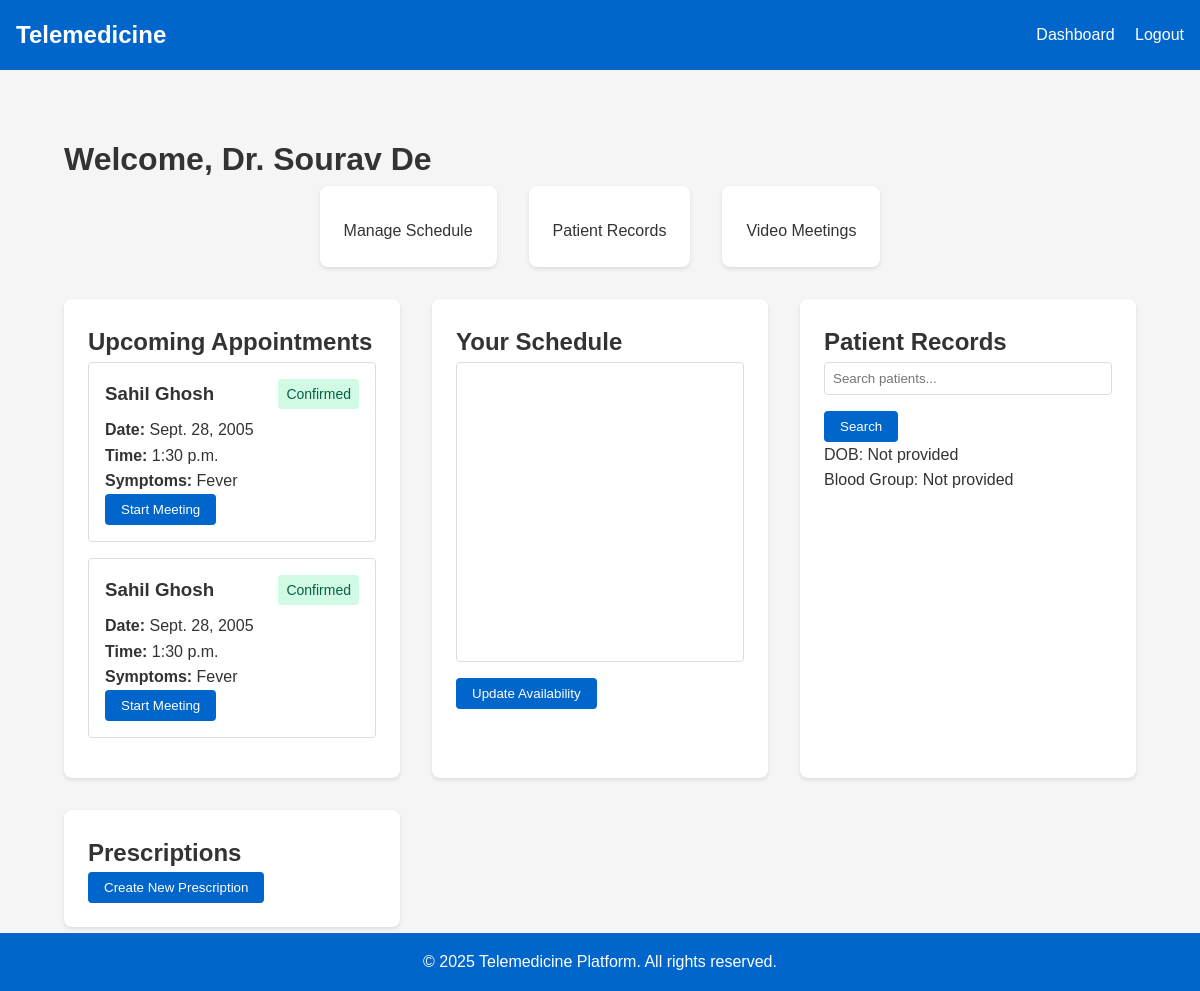
The app's page /doctor/dashboard/ (signed in) with its own data.
### core/models.py (models this page shows)
class User(AbstractUser):
    is_doctor = models.BooleanField(default=False)
    is_patient = models.BooleanField(default=True)
    phone_number = models.CharField(max_length=15, blank=True)
    address = models.TextField(blank=True)

class Appointment(models.Model):
    STATUS_CHOICES = [
        ('pending', 'Pending'),
        ('confirmed', 'Confirmed'),
        ('cancelled', 'Cancelled'),
        ('completed', 'Completed'),
    ]
    doctor = models.ForeignKey(Doctor, on_delete=models.CASCADE)
    patient = models.ForeignKey(Patient, on_delete=models.CASCADE)
    date = models.DateField()
    time = models.TimeField()
    status = models.CharField(max_length=20, choices=STATUS_CHOICES, default='pending')
    symptoms = models.TextField(blank=True)
    diagnosis = models.TextField(blank=True)
    prescription = models.TextField(blank=True)
    meeting_link = models.URLField(blank=True)

class Patient(models.Model):
    user = models.OneToOneField(User, on_delete=models.CASCADE)
    date_of_birth = models.DateField(null=True, blank=True)
    blood_group = models.CharField(max_length=5, blank=True)
    medical_history = models.TextField(blank=True)
    emergency_contact = models.CharField(max_length=15, blank=True)

### core/views.py (the view)
# urls.py: path("doctor/dashboard/", views.doctor_dashboard, name="doctor_dashboard"),
@login_required
def doctor_dashboard(request):
    if not request.user.is_doctor:
        messages.error(request, 'Access denied')
        return redirect('home')
    doctor = request.user.doctor
    appointments = Appointment.objects.filter(doctor=doctor)
    context = {
        'appointments': appointments,
    }
    return render(request, 'doctor_dashboard.html', context)

### core/templates/doctor_dashboard.html (shortened to what this page needs)
{% extends 'base.html' %}
{% block content %}
<div class="dashboard-container">
    <h1>Welcome, Dr. {{ user.get_full_name|default:user.username }}</h1>
    <div class="feature-links">
        <a href="{% url 'manage_schedule' %}" class="feature-link">
            <span>Manage Schedule</span>
        </a>
        <a href="{% url 'patient_records' %}" class="feature-link">
            <span>Patient Records</span>
        </a>
        <a href="{% url 'appointments' %}" class="feature-link">
            <span>Video Meetings</span>
        </a>
    </div>
    <div class="dashboard-grid">
        <div class="dashboard-card">
            <h2>Upcoming Appointments</h2>
            {% if appointments %}
                <div class="appointment-list">
                    {% for appointment in appointments %}
                        <div class="appointment-item">
                            <div class="appointment-header">
                                <h3>{{ appointment.patient.user.get_full_name|default:appointment.patient.user.username }}</h3>
                                <span class="status {{ appointment.status }}">{{ appointment.status|title }}</span>
                            </div>
                            <p><strong>Date:</strong> {{ appointment.date }}</p>
                            <p><strong>Time:</strong> {{ appointment.time }}</p>
                            <p><strong>Symptoms:</strong> {{ appointment.symptoms|truncatewords:20 }}</p>
                            {% if appointment.status == 'confirmed' %}
                                {% if appointment.meeting_link %}
                                    <a href="{{ appointment.meeting_link }}" class="btn btn-primary" target="_blank">Join Meeting</a>
                                {% else %}
                                    <button class="btn" onclick="startMeeting('{{ appointment.id }}')">Start Meeting</button>
                                {% endif %}
                            {% elif appointment.status == 'pending' %}
                                <div class="appointment-actions">
                                    <button class="btn btn-success" onclick="updateAppointmentStatus('{{ appointment.id }}', 'confirmed')">Accept</button>
                                    <button class="btn btn-danger" onclick="updateAppointmentStatus('{{ appointment.id }}', 'cancelled')">Decline</button>
                                </div>
                            {% endif %}
                        </div>
                    {% endfor %}
                </div>
            {% else %}
                <p>No upcoming appointments.</p>
            {% endif %}
        </div>
        <div class="dashboard-card">
            <h2>Your Schedule</h2>
            <div id="calendar">
            </div>
            <button class="btn" onclick="updateAvailability()">Update Availability</button>
        </div>
        <div class="dashboard-card">
            <h2>Patient Records</h2>
            <div class="patient-search">
                <input type="text" id="patient-search" placeholder="Search patients...">
                <button class="btn" onclick="searchPatients()">Search</button>
            </div>
            <div id="patient-records">
            </div>
        </div>
        <div class="dashboard-card">
            <h2>Prescriptions</h2>
            <button class="btn" onclick="createPrescription()">Create New Prescription</button>
        </div>
    </div>
</div>
{% endblock %}

### core/static/css/style.css (style rules this page uses)
:root { --primary-color: #0066cc; --secondary-color: #004c99; --background-color: #f5f5f5; --text-color: #333333; }
* { margin: 0; padding: 0; box-sizing: border-box; }
body { font-family: Arial, sans-serif; line-height: 1.6; background-color: var(--background-color); color: var(--text-color); }
.btn { display: inline-block; padding: 0.5rem 1rem; background-color: var(--primary-color); color: white; border: none; border-radius: 4px; cursor: pointer; text-decoration: none; }

### core/templates/doctor_dashboard.html (style rules this page uses)
.dashboard-container { padding: 2rem; }
.feature-links { display: flex; gap: 2rem; margin-bottom: 2rem; justify-content: center; }
.feature-link { display: flex; flex-direction: column; align-items: center; padding: 1.5rem; background: white; border-radius: 8px; box-shadow: 0 2px 4px rgba(0,0,0,0.1); text-decoration: none; color: #333; transition: transform 0.2s ease, box-shadow 0.2s ease; }
.feature-link span { font-weight: 500; }
.dashboard-grid { display: grid; grid-template-columns: repeat(auto-fit, minmax(300px, 1fr)); gap: 2rem; margin-top: 2rem; }
.dashboard-card { background: white; border-radius: 8px; padding: 1.5rem; box-shadow: 0 2px 4px rgba(0,0,0,0.1); }
.appointment-item { border: 1px solid #ddd; border-radius: 4px; padding: 1rem; margin-bottom: 1rem; }
.appointment-header { display: flex; justify-content: space-between; align-items: center; margin-bottom: 0.5rem; }
.status { padding: 0.25rem 0.5rem; border-radius: 4px; font-size: 0.875rem; }
.status.confirmed { background-color: #d1fae5; color: #065f46; }
#patient-search { width: 100%; padding: 0.5rem; margin-bottom: 1rem; border: 1px solid #ddd; border-radius: 4px; }
#calendar { min-height: 300px; border: 1px solid #ddd; border-radius: 4px; margin-bottom: 1rem; }

### records on screen
User: get_full_name "Sourav De"
Appointment: patient.user.get_full_name "Sahil Ghosh", status "Confirmed", date "Sept. 28, 2005", time "1:30 p.m.", symptoms "Fever"
Appointment: patient.user.get_full_name "Sahil Ghosh", status "Confirmed", date "Sept. 28, 2005", time "1:30 p.m.", symptoms "Fever"
